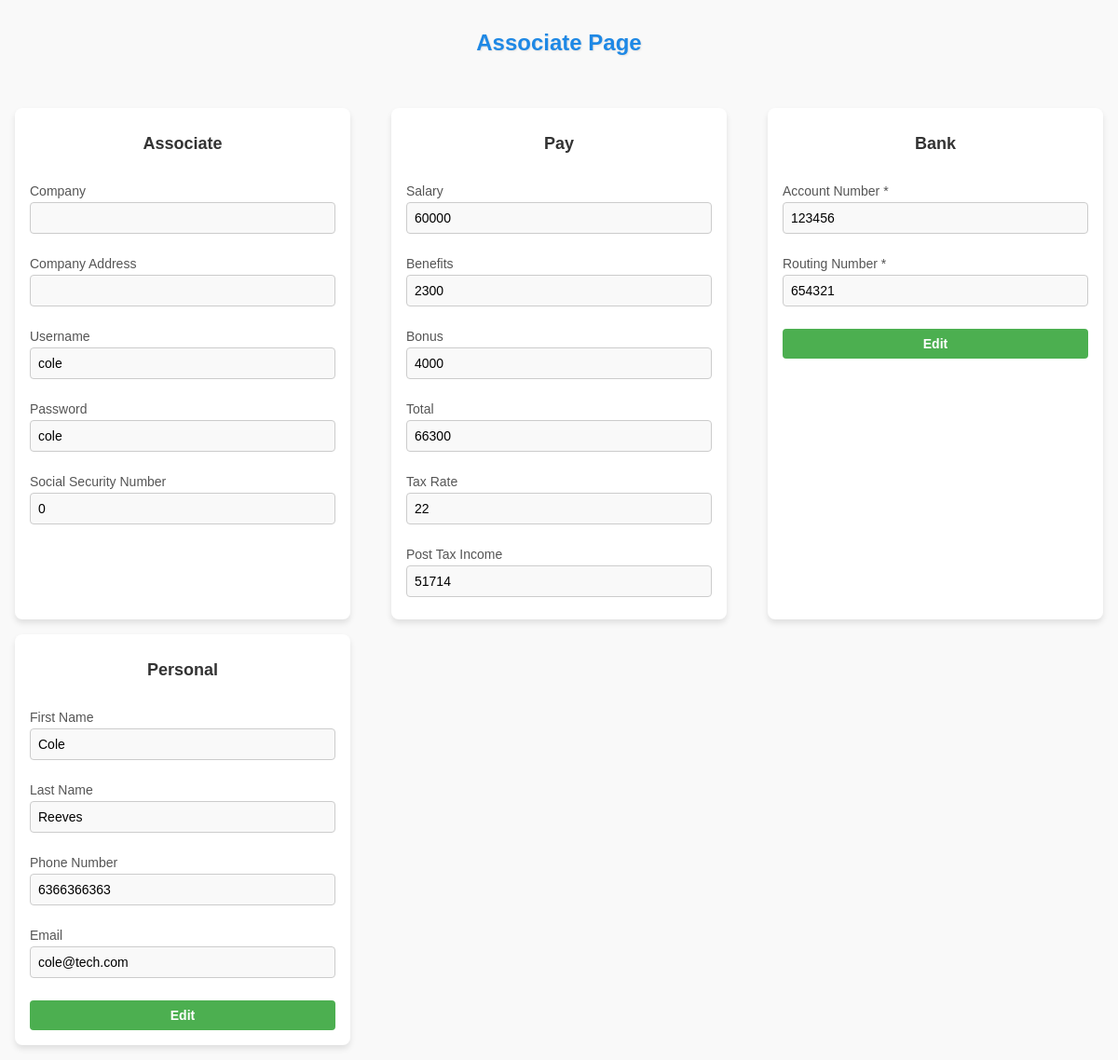
The page /front_end/assoc_home/assoc_home.php on the database as committed earlier.
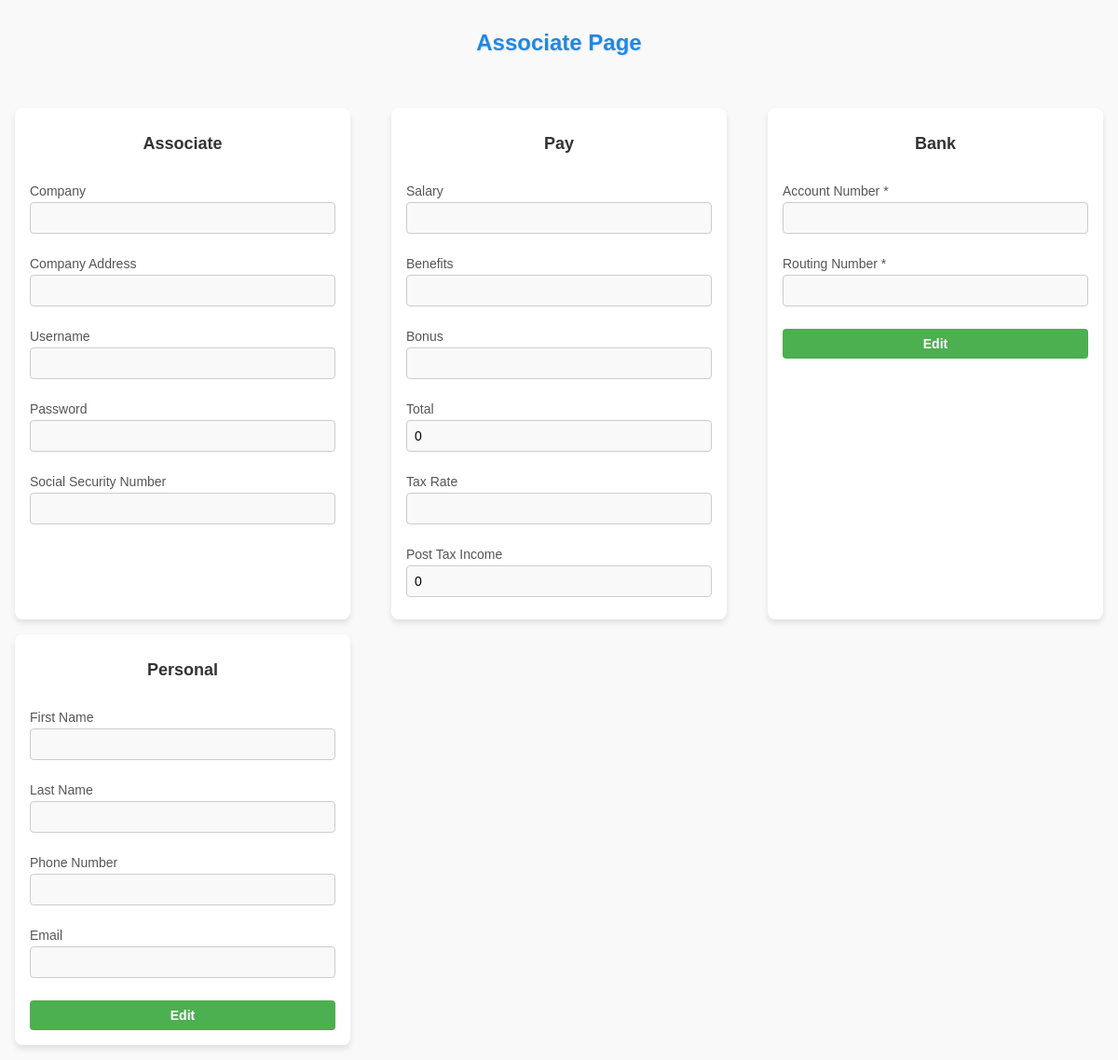
The same page on the database as committed later.
### tables this page shows
CREATE TABLE `pay_details` (
  `det_id` int(11) NOT NULL,
  `pay_id` int(11) NOT NULL,
  `salary` float DEFAULT NULL,
  `bonus` float DEFAULT NULL,
  `benefits` float DEFAULT NULL,
  `tax_rate` float DEFAULT NULL
);

CREATE TABLE `pay` (
  `id` int(11) NOT NULL,
  `acc_num` int(11) DEFAULT NULL,
  `rout_num` int(11) DEFAULT NULL
);

### front_end/assoc_home/assoc_home.php (the view, shortened to what this page needs)
<?php
$servername = "localhost";
$username = "root";
$password = "";
$dbname = "hr_database";
$conn = new mysqli($servername, $username, $password, $dbname);
$address_q = "SELECT Address FROM company WHERE Name = '".$_SESSION['company_name']."'";
$address_r = $conn->query($address_q);
$address_row = $address_r->fetch_assoc();
$address = $address_row['Address'];
$sql = "SELECT hr.hr_Ssn AS ssn, 'hr' AS role, hr.F_name AS fname, hr.L_name AS lname, hr.email AS email, hr.phone_no AS phone, login.username AS username, login.password AS password
    FROM hr
    JOIN has ON hr.hr_Ssn = has.E_Ssn
    JOIN login ON has.username = login.username
    WHERE hr.hr_Ssn = '".$_SESSION['ssn']."'
    UNION
    SELECT accountant.acc_Ssn AS ssn, 'accountant' AS role, accountant.F_name AS fname, accountant.L_name AS lname, accountant.email AS email, accountant.phone_no AS phone, login.username AS username, login.password AS password
    FROM accountant
    JOIN has ON accountant.acc_Ssn = has.E_Ssn
    JOIN login ON has.username = login.username
    WHERE accountant.acc_Ssn = '".$_SESSION['ssn']."'
    UNION
    SELECT associate.acc_Ssn AS ssn, 'associate' AS role, associate.F_name AS fname, associate.L_name AS lname, associate.email AS email, associate.phone_no AS phone, login.username AS username, login.password AS password
    FROM associate
    JOIN has ON associate.acc_Ssn = has.E_Ssn
    JOIN login ON has.username = login.username
    WHERE associate.acc_Ssn = '".$_SESSION['ssn']."'";
$result = $conn->query($sql);
$pay_q = "
    SELECT
        pay_details.salary AS salary,
        pay_details.bonus AS bonus,
        pay_details.benefits AS benefits,
        pay_details.tax_rate AS tax
    FROM
        gets
    JOIN
        pay_details ON gets.pay_id = pay_details.pay_id
    WHERE
        gets.E_Ssn = '" . $_SESSION['ssn'] . "'
    ";
$pay_r = $conn->query($pay_q);
$pay_row = $pay_r->fetch_assoc();
$salary = $pay_row['salary'];
$bonus = $pay_row['bonus'];
$benefits = $pay_row['benefits'];
$tax = $pay_row['tax'];
$row = $result->fetch_assoc();
$fname = $row['fname'];
$lname = $row['lname'];
$phone = $row['phone'];
$email = $row['email'];
$ssn = $row['ssn'];
$username = $row['username'];
$password = $row['password'];
$bank_q = "SELECT pay.acc_num AS acc, pay.rout_num AS rout FROM pay WHERE id = '" . $_SESSION['ssn'] . "'";
    $bank_r = $conn->query($bank_q);
    $acc = null;
    $rout = null;
    if($bank_r->num_rows > 0){
        $bank = $bank_r->fetch_assoc();
        $acc = $bank['acc'];
        $rout = $bank['rout'];
    }
    else{
        $dummy_r = $conn->query("SELECT '' AS acc, '' AS rout FROM employee WHERE E_Ssn = '" . $_SESSION['ssn'] . "'");
        $bank = $dummy_r->fetch_assoc();
        $acc = $bank['acc'];
        $rout = $bank['rout'];
    }
?>
<!DOCTYPE html>
<html lang="en">
<head>
    <link rel="stylesheet" href="associate.css">
</head>
<body>
<div class="main-container">
    <div class="header">
        <h1>Associate Page</h1>
    </div>
        <div class="form-container associate">
            <h1>Associate</h1>
            <form class="form">
        <div class="form-group">
        <label for="company">Company</label>
        <input type="text" id="company" value="<?php echo $_SESSION['company_name']; ?>" readonly>
        </div>
        <div class="form-group">
        <label for="address">Company Address</label>
        <input type="text" id="address" value="<?php echo $address; ?>" readonly>
        </div>
        <div class="form-group">
        <label for="username">Username</label>
        <input type="text" id="username" value="<?php echo $username; ?>" readonly>
        </div>
        <div class="form-group">
            <label for="password">Password</label>
            <input type="text" id="password" value="<?php echo $password; ?>" readonly>
        </div>
        <div class="form-group">
            <label for="ssn">Social Security Number</label>
            <input type="text" id="ssn" value="<?php echo $ssn; ?>" readonly>
        </div>
            </form>
        </div>
        <div class="form-container pay">
            <h1>Pay</h1>
            <form class="form">
                <div class="form-group">
                    <label for="monthly-salary">Salary</label>
                    <input type="text" id="monthly-salary" value="<?php echo $salary; ?>" readonly>
                </div>
                <div class="form-group">
                    <label for="benefits">Benefits</label>
                    <input id="benefits" value="<?php echo $benefits; ?>" readonly>
                </div>
                <div class="form-group">
                    <label for="bonus">Bonus</label>
                    <input id="bonus" value="<?php echo $bonus; ?>" readonly>
                </div>
                <div class="form-group">
                    <label for="total">Total</label>
                    <input id="total" value="<?php
                    $total = $salary + $bonus + $benefits;
                    echo $total; ?>" readonly>
                </div>
                <div class="form-group">
                    <label for="tax">Tax Rate</label>
                    <input id="tax" value="<?php echo $tax; ?>" readonly>
                </div>
                <div class="form-group">
                    <label for="post">Post Tax Income</label>
                    <input id="post" value="<?php
                    $net = $salary + $bonus + $benefits;
                    $tax_rate = (100 - $tax) / 100;
                    $take_home = $net * $tax_rate;
                    echo $take_home; ?>" readonly>
                </div>
            </form>
        </div>
        <div class="form-container bank">
            <h1>Bank</h1>
            <form class="form" action="update_self.php" method="post">
                <div class="form-group">
                    <label for="acc">Account Number *</label>
                    <input type="text" id="acc" name="acc" value="<?php echo $acc; ?>">
                </div>
                <div class="form-group">
                    <label for="rout">Routing Number *</label>
                    <input type="text" id="rout" name="rout" value="<?php echo $rout; ?>">
                </div>
                <button type="submit" class="btn edit-btn">Edit</button>
            </form>
        </div>
        <div class="form-container personal">
            <h1>Personal</h1>
            <form class="form" action="update_self.php" method="post">
                <div class="form-group">
                    <label for="fname">First Name</label>
                    <input type="text" id="fname" name="fname" value="<?php echo $fname; ?>">
                </div>
                <div class="form-group">
                    <label for="lname">Last Name</label>
                    <input type="text" id="lname" name="lname" value="<?php echo $lname; ?>">
                </div>
                <div class="form-group">
                    <label for="phone">Phone Number</label>
                    <input type="text" id="phone" name="phone" value="<?php echo $phone; ?>">
                </div>
                <div class="form-group">
                    <label for="email">Email</label>
                    <input type="text" id="email" name="email" value="<?php echo $email; ?>">
                </div>
                <button type="submit" class="btn edit-btn">Edit</button>
            </form>
        </div>
    </div>
</body>
</html>

### front_end/assoc_home/associate.css (style rules this page uses)
body { margin: 0; padding: 0; font-family: Arial, sans-serif; background-color: #f9f9f9; display: flex; justify-content: center; align-items: flex-start; padding: 1rem; }
.main-container { display: flex; justify-content: space-between; gap: 1rem; flex-wrap: wrap; width: 100%; max-width: 1200px; }
.form-container { background-color: white; padding: 1rem; border-radius: 8px; box-shadow: 0 4px 6px rgba(0, 0, 0, 0.1); text-align: center; display: flex; flex-direction: column; gap: 1rem; width: 360px; min-height: auto; box-sizing: border-box; }
.associate { min-height: auto; }
h1 { font-size: 18px; font-weight: bold; color: #333; margin-bottom: 1rem; }
.form { display: flex; flex-direction: column; gap: 1rem; margin: 0; padding: 0; }
.form-group { text-align: left; width: 100%; margin-bottom: 0.5rem; }
label { display: block; font-size: 14px; color: #555; margin-bottom: 0.25rem; }
input, textarea { width: 100%; padding: 0.5rem; font-size: 14px; border: 1px solid #ccc; border-radius: 4px; background-color: #f9f9f9; box-sizing: border-box; }
.btn { font-size: 14px; padding: 0.5rem 1rem; border: none; border-radius: 4px; cursor: pointer; transition: background-color 0.3s ease; }
.edit-btn { background-color: #4CAF50; color: white; font-weight: bold; }
.header { width: 100%; text-align: center; margin-bottom: 1.5rem; }
.header h1 { font-size: 24px; font-weight: bold; color: #1e88e5; text-shadow: 1px 1px 2px rgba(0, 0, 0, 0.1); }

Rows that differ between the two databases and show on the page:
removed pay_details: salary "60000", benefits "2300", bonus "4000", salary+bonus+benefits "66300", tax_rate "22", salary+bonus+benefits "51714"
removed pay: acc "123456", rout "654321"
Other text that changed with them:
form field value: "cole" → (not shown)
form field value: "0" → (not shown)
form field value: (not shown) → "0"
form field fname: "Cole" → (not shown)
form field lname: "Reeves" → (not shown)
form field phone: "6366366363" → (not shown)
form field email: "cole@tech.com" → (not shown)
